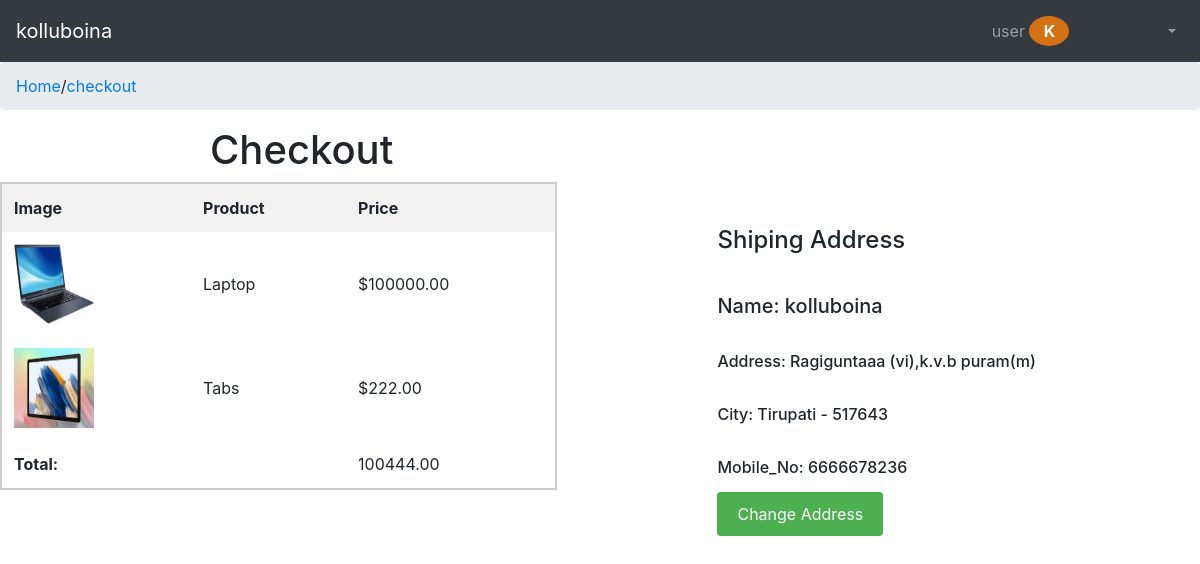
/checkout/ (signed in), run on an earlier commit of the app's database.
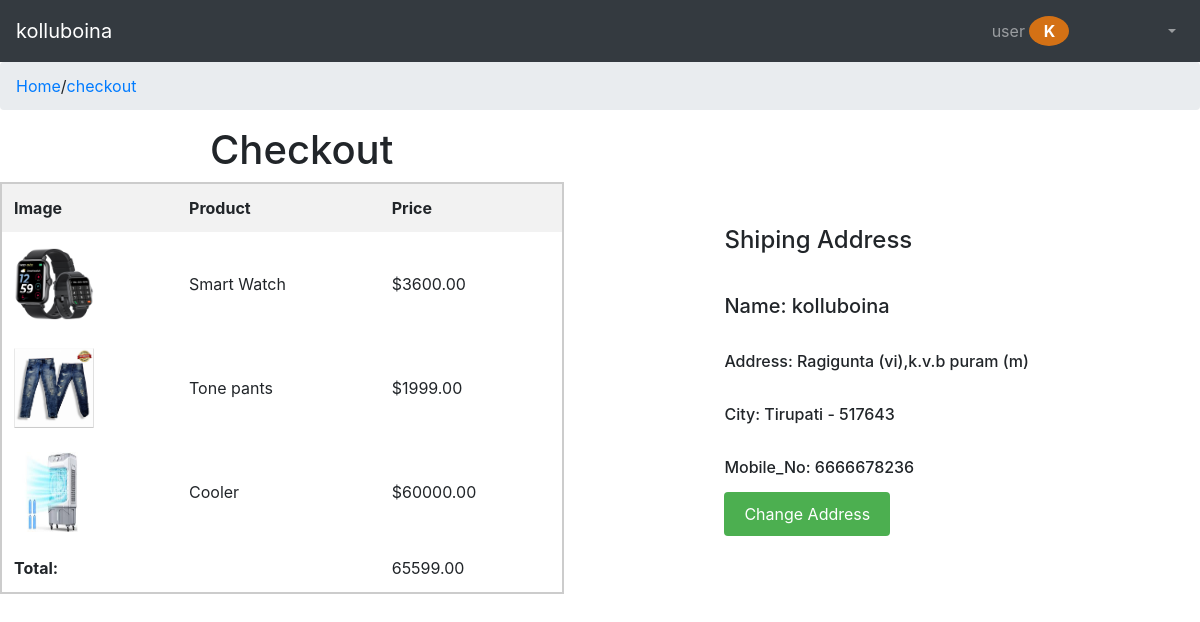
And on a later commit of the database.
### reg_app/models.py (models this page shows, shortened)
class CartItem(models.Model):
    cart = models.ForeignKey(Cart, on_delete=models.CASCADE)
    product = models.ForeignKey(product, on_delete=models.CASCADE)
    quantity = models.PositiveIntegerField(default=1)

class product(models.Model):
    STATUS_CHOICES = (
        ('pending', 'Pending'),
        ('approved', 'Approved'),
        ('rejected', 'Rejected'),)
    pname=models.CharField(max_length=100)
    qty=models.IntegerField(default=1)
    price=models.DecimalField(max_digits=10,decimal_places=2)
    img=models.ImageField()
    dealer=models.ForeignKey(CustomUser,on_delete=models.CASCADE,null=True,blank=True)
    category=models.ForeignKey(Category,on_delete=models.CASCADE,null=True,blank=True)
    status = models.CharField(max_length=10, choices=STATUS_CHOICES, default='pending')

class CustomUser(AbstractUser):
    USER_ROLES = (
        ('user','User'),
        ('dealer','Dealer'),
        ('admin','Admin'),
    )
    Address=models.CharField(max_length=100,blank=True,null=True)
    city=models.CharField(max_length=100,blank=True,null=True)
    pincode=models.IntegerField(blank=True,null=True)
    mobile_no=models.IntegerField(blank=True,null=True)
    user=models.BooleanField(default=False)
    dealer=models.BooleanField(default=False)
    admin=models.BooleanField(default=False)

### reg_app/views.py (the view)
# urls.py: path('checkout/',checkout,name='checkout'),
def checkout(request):
    user_cart = Cart.objects.get(user=request.user)
    cart_items = CartItem.objects.filter(cart=user_cart)
    total_price = sum(item.product.price * item.quantity for item in cart_items)
    return render(request, 'checkout.html', {'cart_items': cart_items, 'total_price': total_price})

### templates/checkout.html (shortened to what this page needs)
{% extends 'base.html' %}
{% load static %}
{% block title %}
    <link rel="stylesheet" href="{% static 'css/checkout.css' %}">
{% endblock %}
{% block block_body %}
<div class="checkout-container">
    <div class="cart">
        <h1 style="margin-left: 210px;">Checkout</h1>
        <table>
            <thead>
                <tr>
                    <th>Image</th>
                    <th>Product</th>
                    <th>Price</th>
                </tr>
            </thead>
            <tbody>
                {% for cart_item in cart_items %}
                <tr>
                    <td><img src="{{cart_item.product.img.url}}" alt="" height="80px" width="80px"></td>
                    <td>{{ cart_item.product.pname }}</td>
                    <td>${{ cart_item.product.price }}</td>
                </tr>
                {% endfor %}
                <tr>
                    <td colspan="2"><strong>Total:</strong></td>
                    <td colspan="2">{{ total_price }}</td>
                </tr>
            </tbody>
        </table>
    </div>
    <div class="user-info">
       <b> <h1>Shiping  Address</h1></b> <br>
        {% if user.is_authenticated %}
       <h5>Name: {{ user.username }}</h5><br>
       <h6>Address: {{ user.Address }}</h6><br>
       <h6>City: {{ user.city }} - {{ user.pincode }}</h6><br>
       <h6>Mobile_No: {{ user.mobile_no }}</h6>
        {% endif %}
        <form action="{% url 'Address' %}" method="POST">
            <input type="submit" value="Change Address">
        </form>
    </div>
</div>
{% endblock %}

### templates/base.html (shortened to what this page needs)
{% load static %}
<!doctype html>
<html lang="en">
<head>
    <link rel="stylesheet" href="https://cdn.jsdelivr.net/npm/bootstrap@4.6.2/dist/css/bootstrap.min.css">
    <title>{% block title %}Online_Shop{% endblock %}</title>
    <link rel="stylesheet" href="{% static 'css/style.css' %}">
</head>
<body>
    <nav class="navbar navbar-expand-lg navbar-dark bg-dark">
        <a class="navbar-brand" href="#">{{user.username}}</a>
        <div class="collapse navbar-collapse" id="navbarSupportedContent">
            <ul class="navbar-nav ml-auto">
                {% if user.user %}
                <li class="nav-item dropdown">
                    <a class="nav-link dropdown-toggle" href="#" id="navbarDropdown" role="button" data-toggle="dropdown" aria-haspopup="true" aria-expanded="false">
                        {% if user.profile.picture %}
                        <img src="{{ user.profile.picture.url }}" alt="Profile Picture" class="profile-picture">
                        {% else %}
                        user
                        <div class="user-profile-icon">
                        {{ user.username|first|upper }}
                        </div>
                        {% endif %}
                    </a>
                </li>
                {% endif %}
            </ul>
        </div>
    </nav>
    <nav aria-label="breadcrumb">
        <ol id="breadcrumb" class="breadcrumb">
        </ol>
    </nav>
</body>
{% block block_body %}
{% endblock %}
</html>

What changed in the data, as far as the page shows it:
removed CartItem: product.img (picture), product.pname "Laptop", product.price "100000.00"
removed CartItem: product.img (picture), product.pname "Tabs", product.price "222.00"
changed CustomUser "kolluboina": Address "Ragiguntaaa (vi),k.v.b puram(m)" → "Ragigunta (vi),k.v.b puram (m)"
added CartItem: product.img (picture), product.pname "Smart Watch", product.price "3600.00"
added CartItem: product.img (picture), product.pname "Tone pants", product.price "1999.00"
added CartItem: product.img (picture), product.pname "Cooler", product.price "60000.00"
Also different on the page:
{{ total_price }}: "100444.00" → "65599.00"
